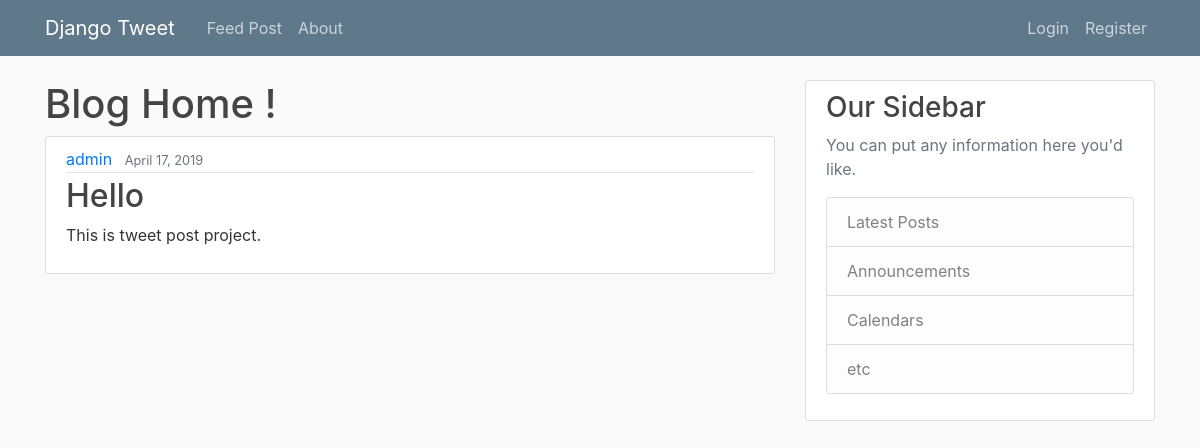
The page /post/34/ on the database its author committed.
### blog/models.py (models this page shows, shortened)
class Post(models.Model):
	title = models.CharField(max_length=100)
	content = models.TextField()
	date_posted = models.DateTimeField(default=timezone.now)   #@ timezone.now() is function which we are not using here
	author = models.ForeignKey(User, on_delete=models.CASCADE)

### blog/views.py (the view)
# urls.py: path('post/<int:pk>/', PostDetailView.as_view(), name="post-detail"),
class PostDetailView(DetailView):
	model = Post

### blog/templates/blog/post_detail.html (shortened to what this page needs)
{% extends 'blog/base.html' %}
{% block content %}
	<h1>Blog Home !</h1>
		<article class="media content-section">
			  <div class="media-body">
			    <div class="article-metadata">
			      <a class="mr-2" href="#">{{ object.author }}</a>
			      <small class="text-muted">{{ object.date_posted | date:"F d, Y"}}</small>
			    </div>
			    <h2 class="article-title">{{ object.title }}</h2>
			    <p class="article-content">{{ object.content }}</p>
			  </div>
		</article>
{% endblock content %}

### blog/static/blog/main.css (style rules this page uses)
body { background: #fafafa; color: #333333; margin-top: 5rem; }
h1, h2, h3, h4, h5, h6 { color: #444444; }
.content-section { background: #ffffff; padding: 10px 20px; border: 1px solid #dddddd; border-radius: 3px; margin-bottom: 20px; }
.article-title { color: #444444; }
.article-content { white-space: pre-line; }
.article-metadata { padding-bottom: 1px; margin-bottom: 4px; border-bottom: 1px solid #e3e3e3 }

### rows shown on the page
Post: author "admin", date_posted "April 17, 2019", title "Hello", content "This is tweet post project."
